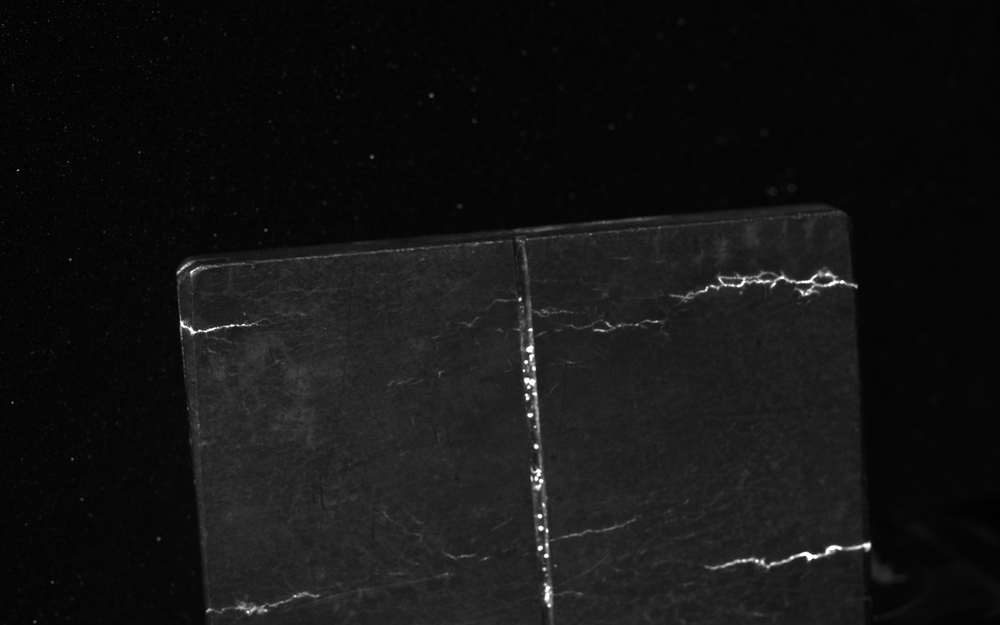
#> input picture Research Computer Vision/Thresholding/test_image1.bmp, 1000 x 625 px, shrunk from 1920 x 1200 before the run
$ jupyter execute 'Adaptive Thresholding.ipynb'
#> lines starting #> are read from the running program, lines starting #| are printed output that depends on the picture; after the words box and inside, x2 and y2 are one past the last pixel; in counts of white or black regions, pixels touching at a corner belong together
### Adaptive Thresholding
One global value as a threshold might not be good in all cases, e.g. if an image has different lighting conditions in different areas. In that case, adaptive thresholding can help. Here, the algorithm determines the threshold for a pixel based on a small region around it. So we get different thresholds for different regions of the same image which gives better results for images with varying illumination.

In addition to the parameters described above, the method cv.adaptiveThreshold takes three input parameters:

The adaptiveMethod decides how the threshold value is calculated:

cv.ADAPTIVE_THRESH_MEAN_C: The threshold value is the mean of the neighbourhood area minus the constant C.
cv.ADAPTIVE_THRESH_GAUSSIAN_C: The threshold value is a gaussian-weighted sum of the neighbourhood values minus the constant C.
The blockSize determines the size of the neighbourhood area and C is a constant that is subtracted from the mean or weighted sum of the neighbourhood pixels.

The code below compares global thresholding and adaptive thresholding for an image with varying illumination:

[cell 1]
import cv2 as cv
import numpy as np
from matplotlib import pyplot as plt
img = cv.imread('test_image1.bmp', cv.IMREAD_GRAYSCALE)
#> img is the input picture: shape (625, 1000); min 0, max 255, mean 19.7
assert img is not None, "file could not be read, check with os.path.exists()"
img = cv.medianBlur(img,5)
ret,th1 = cv.threshold(img,127,255,cv.THRESH_BINARY)
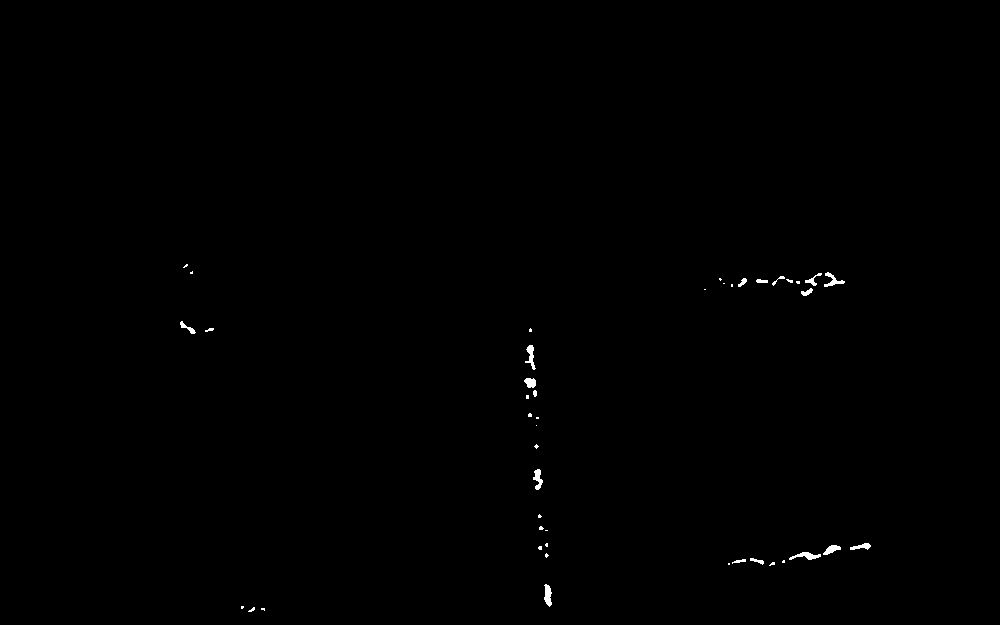
#> th1: shape (625, 1000); 0.25% white; 44 white regions (26 under 20 px), largest, box (x1, y1, x2, y2) and area: (789, 552, 821, 560) 130, (544, 584, 552, 607) 126, (525, 345, 536, 370) 121
th2 = cv.adaptiveThreshold(img,255,cv.ADAPTIVE_THRESH_MEAN_C,\
            cv.THRESH_BINARY,11,2)
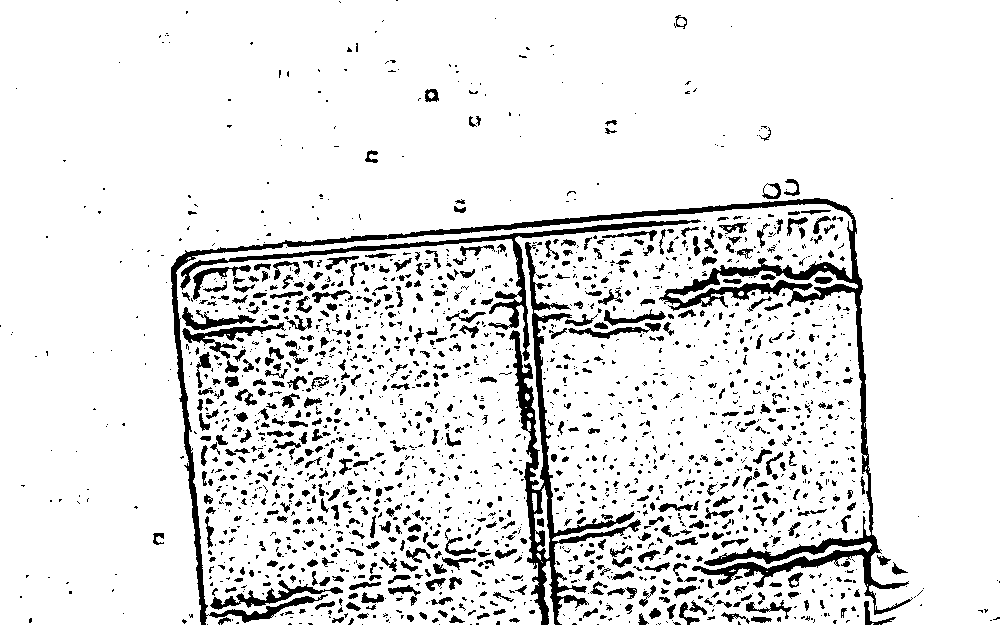
#> th2: shape (625, 1000); 89.4% white; 2074 black regions (1467 under 20 px), largest, box (x1, y1, x2, y2) and area: (171, 198, 913, 625) 14505, (509, 242, 641, 625) 6576, (180, 219, 701, 361) 3581
th3 = cv.adaptiveThreshold(img,255,cv.ADAPTIVE_THRESH_GAUSSIAN_C,\
            cv.THRESH_BINARY,11,2)
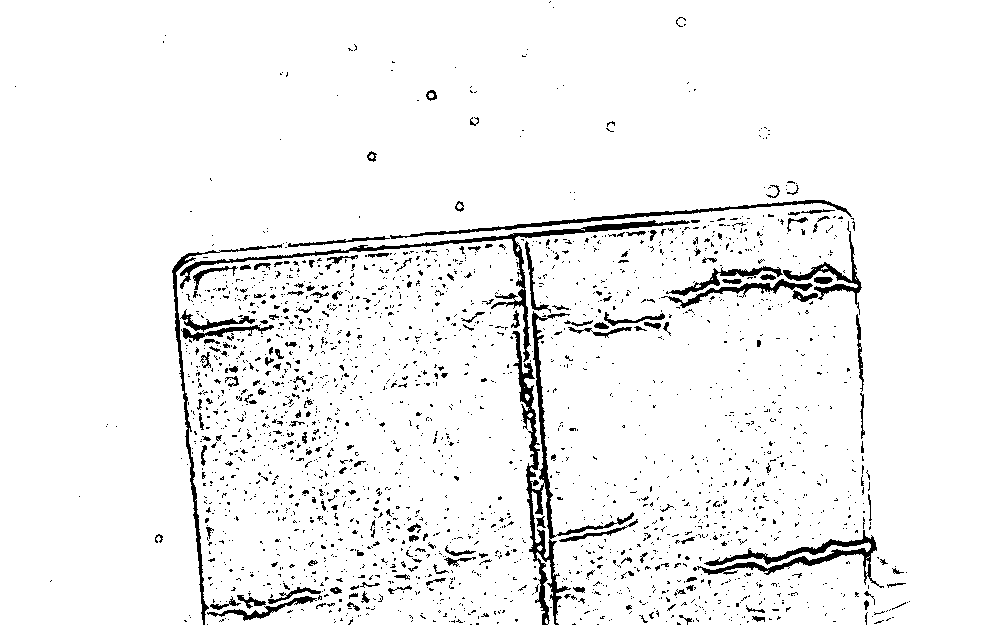
#> th3: shape (625, 1000); 94.8% white; 2275 black regions (2092 under 20 px), largest, box (x1, y1, x2, y2) and area: (512, 311, 634, 625) 4009, (180, 220, 690, 362) 2855, (697, 530, 884, 588) 2072
titles = ['Original Image', 'Global Thresholding (v = 127)',
            'Adaptive Mean Thresholding', 'Adaptive Gaussian Thresholding']
images = [img, th1, th2, th3]
for i in range(4):
    #plt.subplot(2,2,i+1),
    plt.subplots(figsize=(10, 10))
    plt.imshow(images[i],'gray')
    plt.title(titles[i])
    plt.xticks([]),plt.yticks([])
plt.show()
